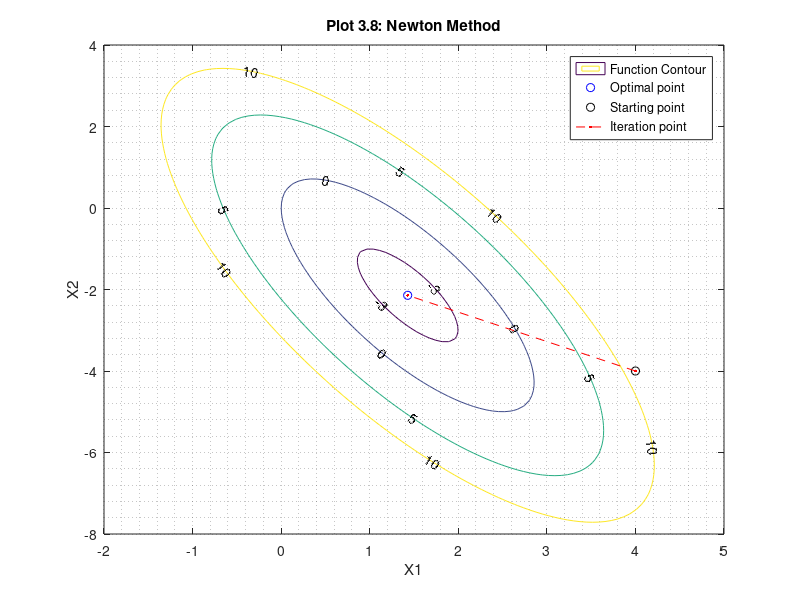

The MATLAB script that drew this image:
% This script is for the Homework 3.7 Powell's Method
% The given function is 
% f(x1,x2)=(4*(x1)*(x1))+((x2)*(x2))-(5*(x1))+(3*(x1)*(x2));
% Initial condition [4;-4]
%% Iteration 1
clc,clear,close;
format rat;
display('OPTIMAL DESIGN: HOMEWORK 3.8 : NEWTON METHOD');
display('Iteration 1--->');
x01=4;
x02=-4;
x0=[4;-4];
display(x0);
f=(4*(x01)*(x01))+((x02)*(x02))-(5*(x01))+(3*(x01)*(x02));
% derivative of function in with respect to x1
df1=(8*(x01))-5+(3*(x02));
df2=(2*(x02))+(3*(x01));
df=[df1;df2];
display(df);
H=[8,3;3,2];
s0=(inv(H))*df;
% The above code is for first iteration only; further values are calculated
% using above code only with changing the values of X vector, s vector and
% the ncalculating respective alpha and other method respective values .
%% Contout plot 
X11=linspace(-2,5);
X12=linspace(-8,4);
[X1,X2]=meshgrid(X11,X12);
fx= (4.*X1.^2) + (X2.^2) - (5.*X1) + (3.*X1.*X2);
% optimal point 
X_OPT1=10/7;X_OPT2=(-15/7);
X1_dash=[4;10/7];
X2_dash=[-4;-15/7];
[C,h]=contour(X1,X2,fx,[-3,0,5,10]);
clabel(C,h)
title('Plot 3.8: Newton Method'); 
xlabel('X1');
ylabel('X2');
hold on;
grid minor;
plot ((10/7),(-15/7),'bo');
hold on;
plot (4,-4,'ko');
plot(X1_dash,X2_dash,'--r.');
legend('Function Contour','Optimal point','Starting point','Iteration point');
